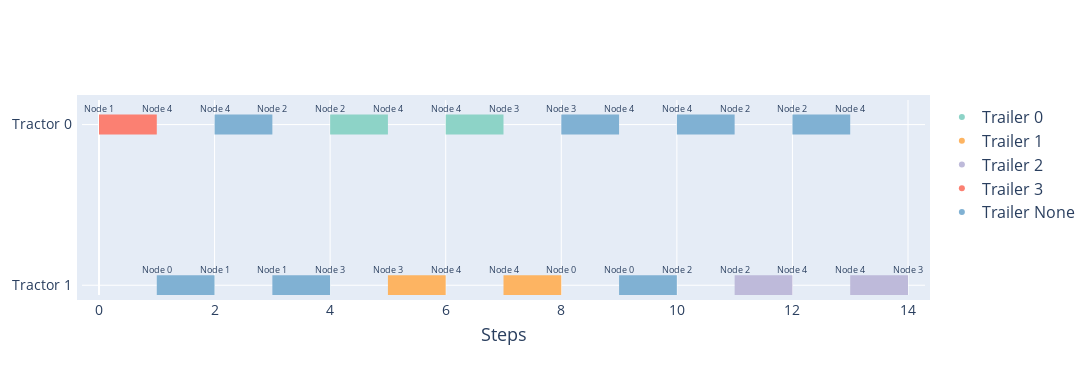

Notebook code for this chart:
### Markdown cell above
### Run Examples

### Code cell
env = EVRP
val_dataset = env.make_dataset(
        size=5,
        num_samples=1,
        num_trucks=2,
        num_trailers=4,
        truck_names=None,
        display_graphs=3,
        r_threshold=0.6
    )

# Need a dataloader to batch instances
dataloader = DataLoader(val_dataset, batch_size=1, collate_fn=collate_fn)

# Make var works for dicts
batch_random = next(iter(dataloader))

# Run the model
model.eval()
model.set_decode_type('greedy')

with torch.no_grad():
    cost, length, reward, penalty, _, edges, decision = model(batch_random[0].copy(), batch_random[1].copy(), return_pi=True)

edges_random=edges.permute(1,2,0)
decision_random=decision.permute(0, 2, 1)

for i, graph in enumerate(batch_random[1]):
    edge_count = len(edges_random[i]) + 1

    cols = 3
    rows = math.ceil(edge_count / cols)

    fig, axs = plt.subplots(rows, cols, figsize=(15, rows * 5.5))  # Adjusted figure size
    plt.subplots_adjust(wspace=0.02, hspace=0.02)

    # Flatten axs to easily iterate over it
    axs = axs.ravel()

    graph.draw(ax=axs[0], with_labels=False)
    axs[0].set_title("Initial State")
    axs[0].set_xlim([-0.7, 1.3])
    axs[0].set_ylim([-0.7, 1.3])
    axs[0].set_aspect('equal')

    col = 1
    for edge, d in zip(edges_random[i], decision_random[i]):

        graph.clear()
        graph.visit_edges([edge])
        graph.draw(ax=axs[col], with_labels=True)
        axs[col].set_title(f"Step {col-1}")
        axs[col].set_xlim([-0.7, 1.3])
        axs[col].set_ylim([-0.7, 1.3])
        axs[col].set_aspect('equal')

        col += 1

    data_edges = edges_random[i].numpy().astype(int)
    plot_timeline(data_edges)

# Hide empty subplots
for j in range(col, len(axs)):
    axs[j].axis('off')

plt.show()
plt.close()

### Figure 1 — Plotly figure (JSON) as saved in the notebook; plotly's stock layout.template omitted (floating-point values rounded to 4 significant figures)
{"data": [{"hoverinfo": "none", "line": {"color": "rgb(251,128,114)", "width": 20}, "mode": "lines", "name": "Tractor 0 ", "showlegend": false, "x": [0, 1], "y": [0, 0], "type": "scatter"}, {"hoverinfo": "none", "line": {"color": "rgb(128,177,211)", "width": 20}, "mode": "lines", "name": "Tractor 0 ", "showlegend": false, "x": [2, 3], "y": [0, 0], "type": "scatter"}, {"hoverinfo": "none", "line": {"color": "rgb(141,211,199)", "width": 20}, "mode": "lines", "name": "Tractor 0 ", "showlegend": false, "x": [4, 5], "y": [0, 0], "type": "scatter"}, {"hoverinfo": "none", "line": {"color": "rgb(141,211,199)", "width": 20}, "mode": "lines", "name": "Tractor 0 ", "showlegend": false, "x": [6, 7], "y": [0, 0], "type": "scatter"}, {"hoverinfo": "none", "line": {"color": "rgb(128,177,211)", "width": 20}, "mode": "lines", "name": "Tractor 0 ", "showlegend": false, "x": [8, 9], "y": [0, 0], "type": "scatter"}, {"hoverinfo": "none", "line": {"color": "rgb(128,177,211)", "width": 20}, "mode": "lines", "name": "Tractor 0 ", "showlegend": false, "x": [10, 11], "y": [0, 0], "type": "scatter"}, {"hoverinfo": "none", "line": {"color": "rgb(128,177,211)", "width": 20}, "mode": "lines", "name": "Tractor 0 ", "showlegend": false, "x": [12, 13], "y": [0, 0], "type": "scatter"}, {"hoverinfo": "none", "line": {"color": "rgb(128,177,211)", "width": 20}, "mode": "lines", "name": "Tractor 1 ", "showlegend": false, "x": [1, 2], "y": [1, 1], "type": "scatter"}, {"hoverinfo": "none", "line": {"color": "rgb(128,177,211)", "width": 20}, "mode": "lines", "name": "Tractor 1 ", "showlegend": false, "x": [3, 4], "y": [1, 1], "type": "scatter"}, {"hoverinfo": "none", "line": {"color": "rgb(253,180,98)", "width": 20}, "mode": "lines", "name": "Tractor 1 ", "showlegend": false, "x": [5, 6], "y": [1, 1], "type": "scatter"}, {"hoverinfo": "none", "line": {"color": "rgb(253,180,98)", "width": 20}, "mode": "lines", "name": "Tractor 1 ", "showlegend": false, "x": [7, 8], "y": [1, 1], "type": "scatter"}, {"hoverinfo": "none", "line": {"color": "rgb(128,177,211)", "width": 20}, "mode": "lines", "name": "Tractor 1 ", "showlegend": false, "x": [9, 10], "y": [1, 1], "type": "scatter"}, {"hoverinfo": "none", "line": {"color": "rgb(190,186,218)", "width": 20}, "mode": "lines", "name": "Tractor 1 ", "showlegend": false, "x": [11, 12], "y": [1, 1], "type": "scatter"}, {"hoverinfo": "none", "line": {"color": "rgb(190,186,218)", "width": 20}, "mode": "lines", "name": "Tractor 1 ", "showlegend": false, "x": [13, 14], "y": [1, 1], "type": "scatter"}, {"legendgroup": "Trailer 0", "marker": {"color": "rgb(141,211,199)"}, "mode": "markers", "name": "Trailer 0", "x": [null], "y": [null], "type": "scatter"}, {"legendgroup": "Trailer 1", "marker": {"color": "rgb(253,180,98)"}, "mode": "markers", "name": "Trailer 1", "x": [null], "y": [null], "type": "scatter"}, {"legendgroup": "Trailer 2", "marker": {"color": "rgb(190,186,218)"}, "mode": "markers", "name": "Trailer 2", "x": [null], "y": [null], "type": "scatter"}, {"legendgroup": "Trailer 3", "marker": {"color": "rgb(251,128,114)"}, "mode": "markers", "name": "Trailer 3", "x": [null], "y": [null], "type": "scatter"}, {"legendgroup": "Trailer None", "marker": {"color": "rgb(128,177,211)"}, "mode": "markers", "name": "Trailer None", "x": [null], "y": [null], "type": "scatter"}], "layout": {"annotations": [{"align": "center", "arrowhead": 2, "arrowsize": 1.5, "arrowwidth": 1.5, "ax": -5, "ay": 0, "font": {"size": 9}, "showarrow": false, "text": "Node 1", "valign": "bottom", "x": 0, "xref": "x", "y": -0.1, "yref": "y"}, {"align": "center", "arrowhead": 2, "arrowsize": 1.5, "arrowwidth": 1.5, "ax": -5, "ay": 0, "font": {"size": 9}, "showarrow": false, "text": "Node 4", "valign": "bottom", "x": 1, "xref": "x", "y": -0.1, "yref": "y"}, {"align": "center", "arrowhead": 2, "arrowsize": 1.5, "arrowwidth": 1.5, "ax": -5, "ay": 0, "font": {"size": 9}, "showarrow": false, "text": "Node 4", "valign": "bottom", "x": 2, "xref": "x", "y": -0.1, "yref": "y"}, {"align": "center", "arrowhead": 2, "arrowsize": 1.5, "arrowwidth": 1.5, "ax": -5, "ay": 0, "font": {"size": 9}, "showarrow": false, "text": "Node 2", "valign": "bottom", "x": 3, "xref": "x", "y": -0.1, "yref": "y"}, {"align": "center", "arrowhead": 2, "arrowsize": 1.5, "arrowwidth": 1.5, "ax": -5, "ay": 0, "font": {"size": 9}, "showarrow": false, "text": "Node 2", "valign": "bottom", "x": 4, "xref": "x", "y": -0.1, "yref": "y"}, {"align": "center", "arrowhead": 2, "arrowsize": 1.5, "arrowwidth": 1.5, "ax": -5, "ay": 0, "font": {"size": 9}, "showarrow": false, "text": "Node 4", "valign": "bottom", "x": 5, "xref": "x", "y": -0.1, "yref": "y"}, {"align": "center", "arrowhead": 2, "arrowsize": 1.5, "arrowwidth": 1.5, "ax": -5, "ay": 0, "font": {"size": 9}, "showarrow": false, "text": "Node 4", "valign": "bottom", "x": 6, "xref": "x", "y": -0.1, "yref": "y"}, {"align": "center", "arrowhead": 2, "arrowsize": 1.5, "arrowwidth": 1.5, "ax": -5, "ay": 0, "font": {"size": 9}, "showarrow": false, "text": "Node 3", "valign": "bottom", "x": 7, "xref": "x", "y": -0.1, "yref": "y"}, {"align": "center", "arrowhead": 2, "arrowsize": 1.5, "arrowwidth": 1.5, "ax": -5, "ay": 0, "font": {"size": 9}, "showarrow": false, "text": "Node 3", "valign": "bottom", "x": 8, "xref": "x", "y": -0.1, "yref": "y"}, {"align": "center", "arrowhead": 2, "arrowsize": 1.5, "arrowwidth": 1.5, "ax": -5, "ay": 0, "font": {"size": 9}, "showarrow": false, "text": "Node 4", "valign": "bottom", "x": 9, "xref": "x", "y": -0.1, "yref": "y"}, {"align": "center", "arrowhead": 2, "arrowsize": 1.5, "arrowwidth": 1.5, "ax": -5, "ay": 0, "font": {"size": 9}, "showarrow": false, "text": "Node 4", "valign": "bottom", "x": 10, "xref": "x", "y": -0.1, "yref": "y"}, {"align": "center", "arrowhead": 2, "arrowsize": 1.5, "arrowwidth": 1.5, "ax": -5, "ay": 0, "font": {"size": 9}, "showarrow": false, "text": "Node 2", "valign": "bottom", "x": 11, "xref": "x", "y": -0.1, "yref": "y"}, {"align": "center", "arrowhead": 2, "arrowsize": 1.5, "arrowwidth": 1.5, "ax": -5, "ay": 0, "font": {"size": 9}, "showarrow": false, "text": "Node 2", "valign": "bottom", "x": 12, "xref": "x", "y": -0.1, "yref": "y"}, {"align": "center", "arrowhead": 2, "arrowsize": 1.5, "arrowwidth": 1.5, "ax": -5, "ay": 0, "font": {"size": 9}, "showarrow": false, "text": "Node 4", "valign": "bottom", "x": 13, "xref": "x", "y": -0.1, "yref": "y"}, {"align": "center", "arrowhead": 2, "arrowsize": 1.5, "arrowwidth": 1.5, "ax": -5, "ay": 0, "font": {"size": 9}, "showarrow": false, "text": "Node 0", "valign": "bottom", "x": 1, "xref": "x", "y": 0.9, "yref": "y"}, {"align": "center", "arrowhead": 2, "arrowsize": 1.5, "arrowwidth": 1.5, "ax": -5, "ay": 0, "font": {"size": 9}, "showarrow": false, "text": "Node 1", "valign": "bottom", "x": 2, "xref": "x", "y": 0.9, "yref": "y"}, {"align": "center", "arrowhead": 2, "arrowsize": 1.5, "arrowwidth": 1.5, "ax": -5, "ay": 0, "font": {"size": 9}, "showarrow": false, "text": "Node 1", "valign": "bottom", "x": 3, "xref": "x", "y": 0.9, "yref": "y"}, {"align": "center", "arrowhead": 2, "arrowsize": 1.5, "arrowwidth": 1.5, "ax": -5, "ay": 0, "font": {"size": 9}, "showarrow": false, "text": "Node 3", "valign": "bottom", "x": 4, "xref": "x", "y": 0.9, "yref": "y"}, {"align": "center", "arrowhead": 2, "arrowsize": 1.5, "arrowwidth": 1.5, "ax": -5, "ay": 0, "font": {"size": 9}, "showarrow": false, "text": "Node 3", "valign": "bottom", "x": 5, "xref": "x", "y": 0.9, "yref": "y"}, {"align": "center", "arrowhead": 2, "arrowsize": 1.5, "arrowwidth": 1.5, "ax": -5, "ay": 0, "font": {"size": 9}, "showarrow": false, "text": "Node 4", "valign": "bottom", "x": 6, "xref": "x", "y": 0.9, "yref": "y"}, {"align": "center", "arrowhead": 2, "arrowsize": 1.5, "arrowwidth": 1.5, "ax": -5, "ay": 0, "font": {"size": 9}, "showarrow": false, "text": "Node 4", "valign": "bottom", "x": 7, "xref": "x", "y": 0.9, "yref": "y"}, {"align": "center", "arrowhead": 2, "arrowsize": 1.5, "arrowwidth": 1.5, "ax": -5, "ay": 0, "font": {"size": 9}, "showarrow": false, "text": "Node 0", "valign": "bottom", "x": 8, "xref": "x", "y": 0.9, "yref": "y"}, {"align": "center", "arrowhead": 2, "arrowsize": 1.5, "arrowwidth": 1.5, "ax": -5, "ay": 0, "font": {"size": 9}, "showarrow": false, "text": "Node 0", "valign": "bottom", "x": 9, "xref": "x", "y": 0.9, "yref": "y"}, {"align": "center", "arrowhead": 2, "arrowsize": 1.5, "arrowwidth": 1.5, "ax": -5, "ay": 0, "font": {"size": 9}, "showarrow": false, "text": "Node 2", "valign": "bottom", "x": 10, "xref": "x", "y": 0.9, "yref": "y"}, {"align": "center", "arrowhead": 2, "arrowsize": 1.5, "arrowwidth": 1.5, "ax": -5, "ay": 0, "font": {"size": 9}, "showarrow": false, "text": "Node 2", "valign": "bottom", "x": 11, "xref": "x", "y": 0.9, "yref": "y"}, {"align": "center", "arrowhead": 2, "arrowsize": 1.5, "arrowwidth": 1.5, "ax": -5, "ay": 0, "font": {"size": 9}, "showarrow": false, "text": "Node 4", "valign": "bottom", "x": 12, "xref": "x", "y": 0.9, "yref": "y"}, {"align": "center", "arrowhead": 2, "arrowsize": 1.5, "arrowwidth": 1.5, "ax": -5, "ay": 0, "font": {"size": 9}, "showarrow": false, "text": "Node 4", "valign": "bottom", "x": 13, "xref": "x", "y": 0.9, "yref": "y"}, {"align": "center", "arrowhead": 2, "arrowsize": 1.5, "arrowwidth": 1.5, "ax": -5, "ay": 0, "font": {"size": 9}, "showarrow": false, "text": "Node 3", "valign": "bottom", "x": 14, "xref": "x", "y": 0.9, "yref": "y"}], "yaxis": {"type": "category", "tickvals": [0, 1], "ticktext": ["Tractor 0 ", "Tractor 1 "], "tickfont": {"size": 14}, "autorange": "reversed"}, "margin": {"pad": 5}, "legend": {"font": {"size": 16}, "traceorder": "normal"}, "showlegend": true, "width": 1400, "height": 375.0, "xaxis": {"title": {"font": {"size": 18}, "text": "Steps"}, "tickfont": {"size": 14}}}}
